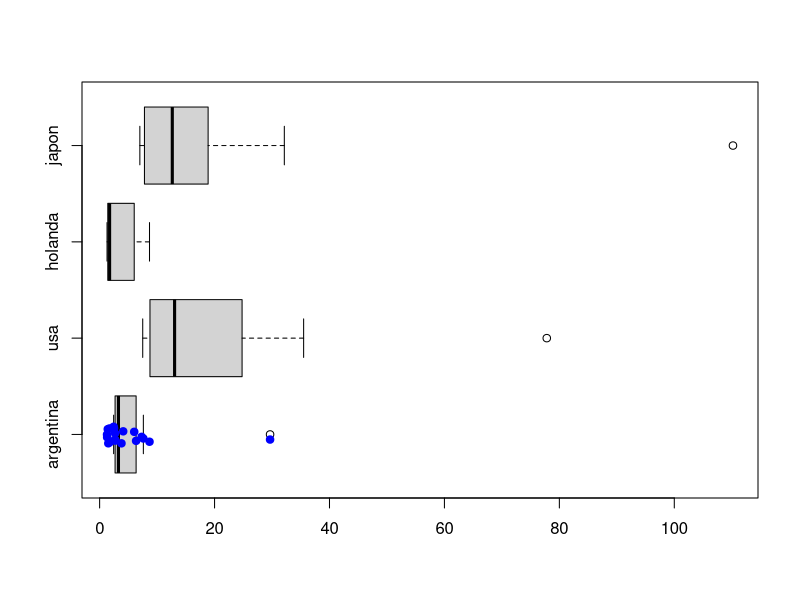
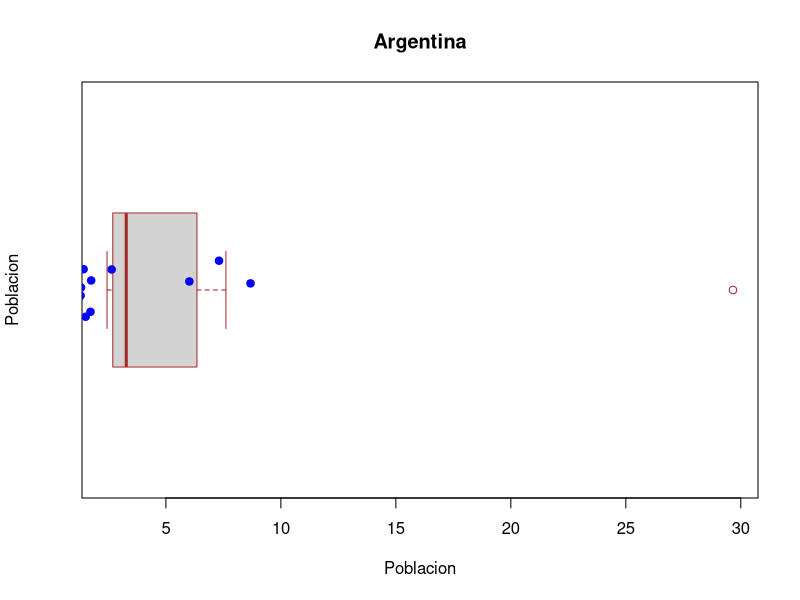
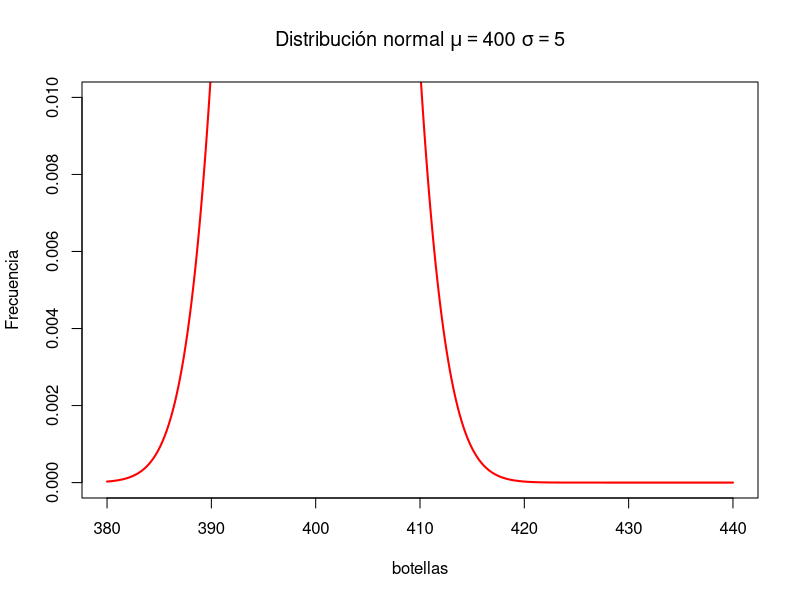
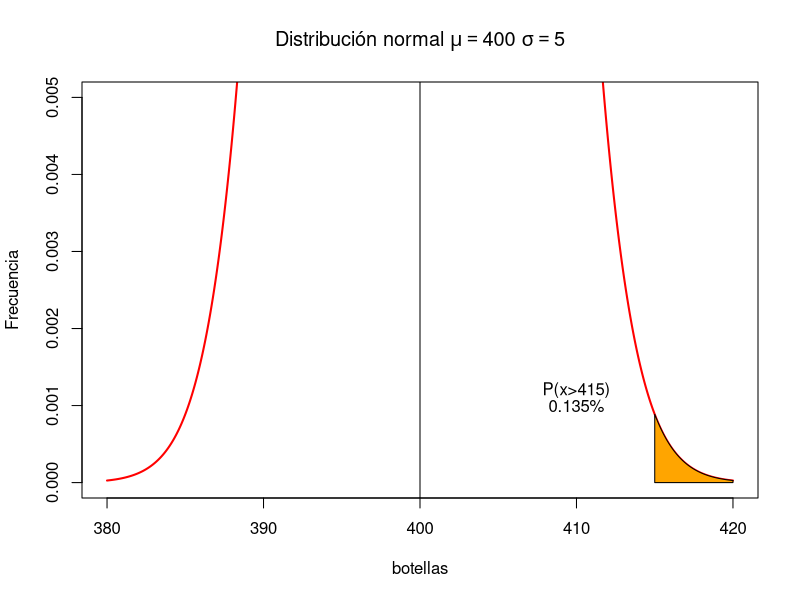

Reproduce these figures in R, in order.
#Parcial1
#Nelson Fabian Alzate Gutierrez

argentina <- c(29.66,7.61,6.35,4.10,3.80,2.75,2.70,2.69,2.51,2.44)

eeuu <- c(77.81,35.50,24.79,20.02,16.70,9.39,9.38,8.76,7.63,7.50)

holanda <- c(8.68,7.31,6.02,2.64,1.75,1.72,1.51,1.42,1.31,1.29)

japon <- c(110.21,32.14,18.88,16.38,13.37,11.92,10.71,7.80,7.70,7.00)

ti <- c("argentina", "usa", "holanda", "japon")

boxplot(argentina, eeuu, holanda, japon, names = ti, horizontal = TRUE, notch = FALSE)
stripchart(argentina, method = "jitter", pch = 19, add = TRUE, col = "blue")
stripchart(holanda, method = "jitter", pch = 19, add = TRUE, col = "blue")


boxplot(argentina,
        main = "Argentina",
        xlab = "Poblacion",
        ylab = "Poblacion",
        border = "brown",
        horizontal = TRUE,
        notch = FALSE
)

stripchart(holanda, method = "jitter", pch = 19, add = TRUE, col = "blue")

#x = numero de pasajeros / vuelo
#p(x<=180)
#2% no se presenta -> 3.6 personas (promedio de personas que no se presenta al vuelvo)
#98% se presenta -> 176.4 personas
1 - sum(dpois (0:180, 176.4))


#x = numero de botellas declaradas no conformes
# donde la medie es = 400 ml
#la desviacion estandar es = 5
media<-400
#media
desviacionEstandar<-5
#desviacionEstandar

1-pnorm(415,media,desviacionEstandar)

pnorm(415,media,desviacionEstandar, lower.tail = F)

x <- seq(380, 440, 0.01)
plot(x, dnorm(x, media, desviacionEstandar), type = "l",
     ylim = c(0, 0.01), xlab = "botellas", ylab = "Frecuencia", 
     main=expression(paste("Distribución normal ",mu==400," ", sigma==5)), 
     lwd = 2, col = "red")

x <- seq(380, 420, 0.01)
plot(x, dnorm(x, mean = 400, sd = 5), type = "l",
     ylim = c(0, 0.005), xlab = "botellas", ylab = "Frecuencia", 
     main=expression(paste("Distribución normal ",mu==400," ", sigma==5)), 
     lwd = 2, col = "red")
regionX=seq(415,420,0.01)            
xP <- c(415,regionX,420)  
yP <- c(0,dnorm(regionX,400,5),0)
polygon(xP,yP,col="orange1")

text(410, 0.0012, "P(x>415)")
text(410, 0.001, "0.135%")
abline(v = 400)





